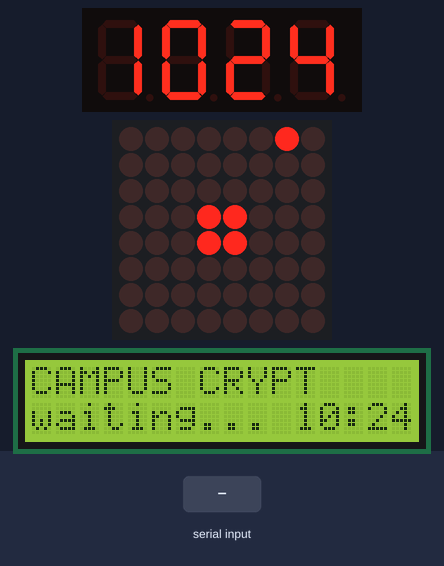
This sketch was run on a simulated Arduino Mega 2560, built with avr-gcc and run on an emulated ATmega2560. Shown: 4-digit seven-segment display, 8×8 LED matrix, 16×2 character LCD. Wiring (inferred from the names in the program): DS1307 clock at I2C address 0x68; MAX7219 LED driver (orientation assumed): data pin 2; clock pin 3; CS pin 4; 4-digit 7-segment display, segments lit when HIGH: segments pin 22, pin 23, pin 24, pin 25, pin 26, pin 27, pin 28, pin 29; digit selects pin 30, pin 31, pin 32, pin 33. The inputs (shaded band) are chosen by the test bench. The local clock reads 2024-03-15 10:24:30 at power-on unless the sketch sets it; random numbers use the default seed unless the sketch sets one; the segment pins are drawn as the display they are named for; what the sketch prints to the serial monitor is not drawn.

Above: at 1.2 s.
1.3 s: "E:TIP\n" received over Serial
At 2.9 s:
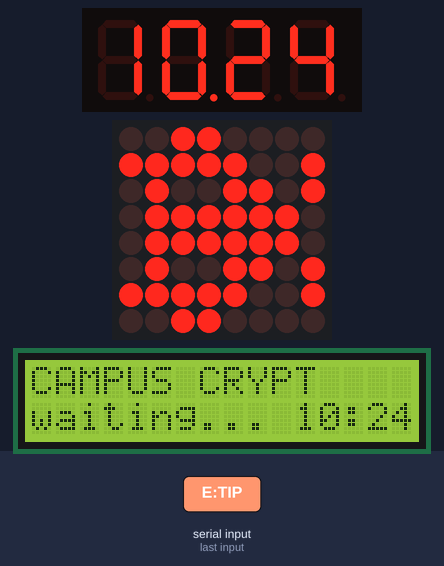
3.5 s: "E:MENU\n" received over Serial
At 3.93 s:
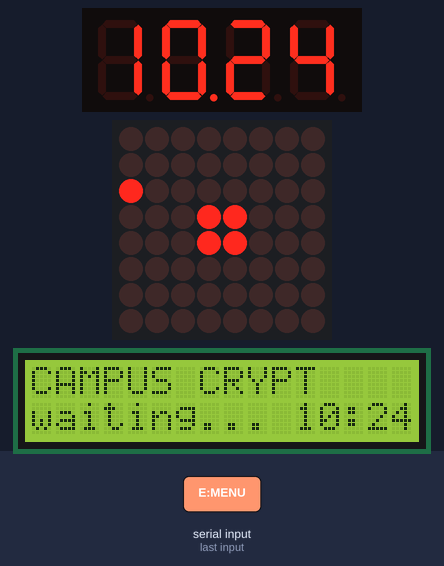
5.1 s: "E:LVL\n" received over Serial
At 6.0 s:
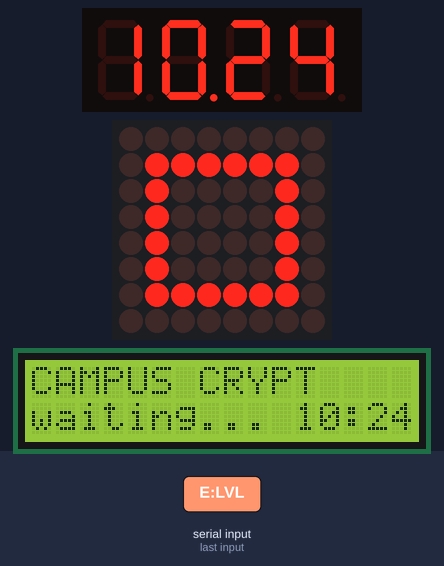
6.9 s: "E:HIT\n" received over Serial
At 7.47 s:
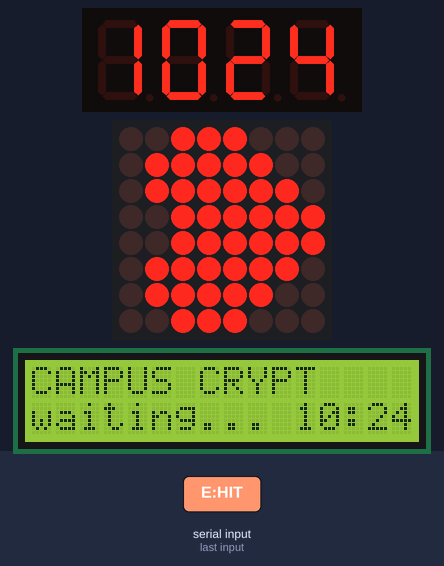
8.7 s: "E:STAIRS\n" received over Serial
At 8.87 s:
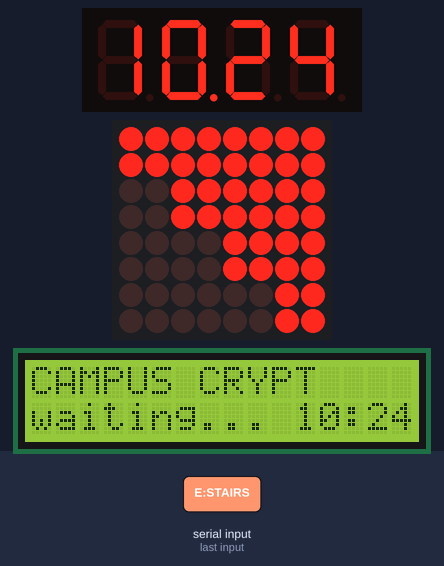
10.7 s: "E:MENU\n" received over Serial
At 13.1 s:
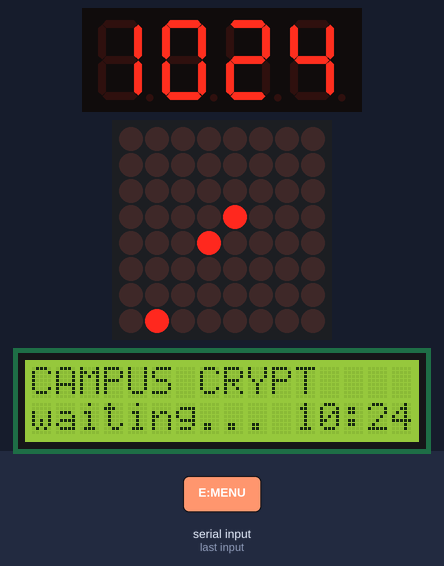

The sketch:

campus_crypt_display.ino
```cpp
/*
  Campus Crypt status display  -  ELEGOO Mega 2560 starter-kit build (output only)
  -------------------------------------------------------------------------------
  Mirrors the Campus Crypt game over USB serial (115200 baud, one ASCII line per
  message) on:
    * LCD1602 (parallel, 4-bit mode)      - HP bar, Knowledge, floor of 10, clock
    * bare 4-digit 7-segment (5461AS, common cathode, 12 pins), driven directly
                                          - floor ("F  3"), "5:00" in the Keeper fight
    * MAX7219 8x8 LED matrix module       - CRYPT title scroll, torch, fight icon,
                                            hit / level-up / stairs / skull
    * DS1307 RTC module (I2C)             - the clock when no game is running

  OUTPUT ONLY: no joystick or buttons. The keyboard is the only control. The sketch
  never reads an input pin (so nothing floating is ever read) and never sends J:
  lines; it sends HELLO:CRYPT while waiting and a HB heartbeat every 0.5 s.

  Libraries: only LiquidCrystal and Wire, which ship with the Arduino IDE.
  The MAX7219 and DS1307 are driven directly by this sketch.

  Pin map (Arduino Mega 2560; see hardware/WIRING.md). Nothing is shared:
    D0/D1    USB serial (do not use)
    D2       MAX7219 DIN
    D3       MAX7219 CLK
    D4       MAX7219 CS (LOAD)
    D7       LCD RS (pin 4)
    D8       LCD E  (pin 6)
    D9-D12   LCD D4-D7 (pins 11-14)
    D20/D21  DS1307 SDA / SCL  (the Mega's I2C pins; A4/A5 are NOT I2C on a Mega)
    D22-D29  7-seg segments A,B,C,D,E,F,G,DP through 1 kOhm resistors
    D30-D33  7-seg digits 1-4 (common cathodes, LOW = on)
*/

#include <LiquidCrystal.h>
#include <Wire.h>

// ------------------------------------------------------------------ pins
const uint8_t PIN_MAX_DIN = 2;
const uint8_t PIN_MAX_CLK = 3;
const uint8_t PIN_MAX_CS = 4;
const uint8_t PIN_LCD_RS = 7;
const uint8_t PIN_LCD_E = 8;
const uint8_t PIN_SEG[8] = {22, 23, 24, 25, 26, 27, 28, 29};  // A,B,C,D,E,F,G,DP
const uint8_t PIN_DIGIT[4] = {30, 31, 32, 33};                // digit 1..4 (left to right)

// ------------------------------------------------------------------ options
#define MATRIX_FLIP_X 0      // set to 1 if matrix images look mirrored
#define MATRIX_FLIP_Y 0      // set to 1 if matrix images look upside down
#define MATRIX_BRIGHTNESS 3  // 0..15
const uint8_t RTC_ADDR = 0x68;

LiquidCrystal lcd(PIN_LCD_RS, PIN_LCD_E, 9, 10, 11, 12);

// ------------------------------------------------------------------ game state
struct GameState {
  int hp = 0, maxhp = 5, lvl = 0, floorNo = 1, floors = 10;
  long gold = 0, kills = 0;
  char mode = 'M';   // M menu, P playing, F Keeper fight, X paused, D overwhelmed
  char disp = 'F';   // F floor, G focus ("gold"), K kills on the 4-digit display
};
GameState gs;
unsigned long lastStateMs = 0;   // when the last S: line arrived
bool gameConnected() { return lastStateMs != 0 && millis() - lastStateMs < 3000; }

// ------------------------------------------------------------------ clock
uint8_t clkH = 12, clkM = 0, clkS = 0;
bool rtcOk = false;
unsigned long lastRtcRead = 0;

uint8_t bcd2dec(uint8_t v) { return (v >> 4) * 10 + (v & 0x0F); }
uint8_t dec2bcd(uint8_t v) { return ((v / 10) << 4) | (v % 10); }

// Set the DS1307 from the time this sketch was compiled.
void rtcSetFromCompileTime() {
  const char* t = __TIME__;  // "hh:mm:ss"
  const char* d = __DATE__;  // "Mmm dd yyyy"
  uint8_t hh = (t[0] - '0') * 10 + (t[1] - '0');
  uint8_t mm = (t[3] - '0') * 10 + (t[4] - '0');
  uint8_t ss = (t[6] - '0') * 10 + (t[7] - '0');
  const char* months = "JanFebMarAprMayJunJulAugSepOctNovDec";
  uint8_t mon = 1;
  for (uint8_t i = 0; i < 12; i++) {
    if (strncmp(d, months + i * 3, 3) == 0) mon = i + 1;
  }
  uint8_t day = (d[4] == ' ' ? 0 : (d[4] - '0') * 10) + (d[5] - '0');
  uint8_t yr = (d[9] - '0') * 10 + (d[10] - '0');
  Wire.beginTransmission(RTC_ADDR);
  Wire.write((uint8_t)0);
  Wire.write(dec2bcd(ss));  // bit 7 = 0 -> oscillator running
  Wire.write(dec2bcd(mm));
  Wire.write(dec2bcd(hh));  // 24-hour mode
  Wire.write((uint8_t)1);
  Wire.write(dec2bcd(day));
  Wire.write(dec2bcd(mon));
  Wire.write(dec2bcd(yr));
  Wire.endTransmission();
}

void rtcBegin() {
  Wire.begin();
  Wire.beginTransmission(RTC_ADDR);
  Wire.write((uint8_t)0);
  rtcOk = (Wire.endTransmission() == 0);
  if (!rtcOk) return;
  Wire.requestFrom(RTC_ADDR, (uint8_t)1);
  uint8_t sec = Wire.available() ? Wire.read() : 0x80;
  if (sec & 0x80) rtcSetFromCompileTime();  // clock-halt bit set: not running
}

void rtcRead() {
  if (!rtcOk) {
    // no RTC found: keep a rough clock from millis()
    unsigned long s = millis() / 1000;
    clkH = (12 + s / 3600) % 24; clkM = (s / 60) % 60; clkS = s % 60;
    return;
  }
  Wire.beginTransmission(RTC_ADDR);
  Wire.write((uint8_t)0);
  if (Wire.endTransmission() != 0) return;
  Wire.requestFrom(RTC_ADDR, (uint8_t)3);
  if (Wire.available() < 3) return;
  clkS = bcd2dec(Wire.read() & 0x7F);
  clkM = bcd2dec(Wire.read() & 0x7F);
  uint8_t h = Wire.read();
  if (h & 0x40) {  // 12-hour mode
    uint8_t h12 = bcd2dec(h & 0x1F);
    bool pm = h & 0x20;
    clkH = (h12 % 12) + (pm ? 12 : 0);
  } else {
    clkH = bcd2dec(h & 0x3F);
  }
}

// ------------------------------------------------------------------ 7-segment (direct drive)
// bit 0..7 = segments A,B,C,D,E,F,G,DP
const uint8_t SEG_DIGITS[10] = {
  0b00111111, 0b00000110, 0b01011011, 0b01001111, 0b01100110,
  0b01101101, 0b01111101, 0b00000111, 0b01111111, 0b01101111};
const uint8_t SEG_DASH = 0b01000000;
const uint8_t SEG_DP = 0b10000000;
const uint8_t SEG_F = 0b01110001;
uint8_t segBuf[4] = {SEG_DASH, SEG_DASH, SEG_DASH, SEG_DASH};
uint8_t curDigit = 0;
unsigned long lastDigitUs = 0;

void sevenSegShowNumber(long n) {
  if (n < 0) n = 0;
  if (n > 9999) n = 9999;
  for (int8_t i = 3; i >= 0; i--) {
    segBuf[i] = SEG_DIGITS[n % 10];
    n /= 10;
    if (n == 0) {  // blank leading zeros
      for (int8_t j = i - 1; j >= 0; j--) segBuf[j] = 0;
      break;
    }
  }
}

void sevenSegShowFloor(int f) {  // "F  3" / "F 10"
  sevenSegShowNumber(constrain(f, 0, 99));
  segBuf[0] = SEG_F;
}

void sevenSegShowTime(uint8_t h, uint8_t m, bool colonOn) {
  segBuf[0] = h >= 10 ? SEG_DIGITS[h / 10] : 0;
  segBuf[1] = SEG_DIGITS[h % 10] | (colonOn ? SEG_DP : 0);
  segBuf[2] = SEG_DIGITS[m / 10];
  segBuf[3] = SEG_DIGITS[m % 10];
}

// Called every loop; moves to the next digit every 2 ms (non-blocking).
void sevenSegRefresh() {
  unsigned long now = micros();
  if (now - lastDigitUs < 2000) return;
  lastDigitUs = now;
  for (uint8_t d = 0; d < 4; d++) digitalWrite(PIN_DIGIT[d], HIGH);  // all off
  curDigit = (curDigit + 1) & 3;
  uint8_t b = segBuf[curDigit];
  for (uint8_t i = 0; i < 8; i++) digitalWrite(PIN_SEG[i], (b >> i) & 1);
  digitalWrite(PIN_DIGIT[curDigit], LOW);  // common cathode: LOW = on
}

// ------------------------------------------------------------------ MAX7219 8x8 matrix
uint8_t fb[8];        // what we want to show (row 0 = top, bit 7 = left)
uint8_t fbShown[8];   // what the chip currently shows
bool fbForce = true;

void maxShiftByte(uint8_t b) {
  for (int8_t i = 7; i >= 0; i--) {
    digitalWrite(PIN_MAX_DIN, (b >> i) & 1);
    digitalWrite(PIN_MAX_CLK, HIGH);
    digitalWrite(PIN_MAX_CLK, LOW);
  }
}

void maxWrite(uint8_t reg, uint8_t val) {
  digitalWrite(PIN_MAX_CS, LOW);
  maxShiftByte(reg);
  maxShiftByte(val);
  digitalWrite(PIN_MAX_CS, HIGH);  // rising edge latches the 16 bits
}

void maxInit() {
  maxWrite(0x0F, 0);                  // display test off
  maxWrite(0x09, 0);                  // no BCD decode
  maxWrite(0x0A, MATRIX_BRIGHTNESS);  // intensity
  maxWrite(0x0B, 7);                  // scan all 8 rows
  maxWrite(0x0C, 1);                  // normal operation
  fbForce = true;
}

uint8_t reverseBits(uint8_t b) {
  uint8_t r = 0;
  for (uint8_t i = 0; i < 8; i++) if (b & (1 << i)) r |= 0x80 >> i;
  return r;
}

void matrixFlush() {
  for (uint8_t r = 0; r < 8; r++) {
    uint8_t src = MATRIX_FLIP_Y ? fb[7 - r] : fb[r];
    uint8_t v = MATRIX_FLIP_X ? reverseBits(src) : src;
    if (fbForce || v != fbShown[r]) {
      maxWrite(r + 1, v);
      fbShown[r] = v;
    }
  }
  fbForce = false;
}

void fbClear() { memset(fb, 0, 8); }
void fbIcon(const uint8_t* icon) { memcpy_P(fb, icon, 8); }
void fbSet(int8_t x, int8_t y) { if (x >= 0 && x < 8 && y >= 0 && y < 8) fb[y] |= 0x80 >> x; }

const uint8_t ICON_HEART[8] PROGMEM = {0x00, 0x66, 0xFF, 0xFF, 0xFF, 0x7E, 0x3C, 0x18};
const uint8_t ICON_HEART_SMALL[8] PROGMEM = {0x00, 0x00, 0x24, 0x7E, 0x7E, 0x3C, 0x18, 0x00};
const uint8_t ICON_SKULL[8] PROGMEM = {0x3C, 0x7E, 0xDB, 0xDB, 0xFF, 0x66, 0x3C, 0x24};
const uint8_t ICON_STAIRS[8] PROGMEM = {0x03, 0x03, 0x0F, 0x0F, 0x3F, 0x3F, 0xFF, 0xFF};
const uint8_t ICON_PAUSE[8] PROGMEM = {0x00, 0x66, 0x66, 0x66, 0x66, 0x66, 0x66, 0x00};
// Hoot the owl: ears, round face with two eyes (the gaps), beak, feet. The blink fills the eyes in.
const uint8_t ICON_OWL[8] PROGMEM = {0x42, 0x7E, 0xDB, 0xDB, 0x7E, 0x3C, 0x18, 0x66};
const uint8_t ICON_OWL_BLINK[8] PROGMEM = {0x42, 0x7E, 0xFF, 0xFF, 0x7E, 0x3C, 0x18, 0x66};

// 5x7 font for the title, column-major (bit 0 = top row)
const uint8_t FONT_C[5] PROGMEM = {0x3E, 0x41, 0x41, 0x41, 0x22};
const uint8_t FONT_R[5] PROGMEM = {0x7F, 0x09, 0x19, 0x29, 0x46};
const uint8_t FONT_Y[5] PROGMEM = {0x07, 0x08, 0x70, 0x08, 0x07};
const uint8_t FONT_P[5] PROGMEM = {0x7F, 0x09, 0x09, 0x09, 0x06};
const uint8_t FONT_T[5] PROGMEM = {0x01, 0x01, 0x7F, 0x01, 0x01};
const uint8_t FONT_SP[5] PROGMEM = {0, 0, 0, 0, 0};
const uint8_t* const TITLE[] = {FONT_C, FONT_R, FONT_Y, FONT_P, FONT_T, FONT_SP, FONT_SP};
const uint8_t TITLE_LEN = 7;
const uint8_t TITLE_COLS = TITLE_LEN * 6;

uint8_t titleColumn(uint8_t c) {
  c %= TITLE_COLS;
  uint8_t ch = c / 6, col = c % 6;
  if (col == 5) return 0;  // gap between letters
  return pgm_read_byte(TITLE[ch] + col);
}

// --- animation engine
// overlay animations (plain constants keep the Arduino IDE's auto-prototypes happy)
const uint8_t OV_NONE = 0, OV_HIT = 1, OV_LVL = 2, OV_STAIRS = 3, OV_TIP = 4;
uint8_t overlay = OV_NONE;
unsigned long overlayStart = 0;
unsigned long lastAnimMs = 0;
uint16_t animTick = 0;

void startOverlay(uint8_t o) { overlay = o; overlayStart = millis(); }

void drawTitleScroll() {
  fbClear();
  uint8_t start = animTick % TITLE_COLS;
  for (uint8_t x = 0; x < 8; x++) {
    uint8_t col = titleColumn(start + x);
    for (uint8_t y = 0; y < 7; y++) if (col & (1 << y)) fbSet(x, y);
  }
}

void drawWaiting() {  // a dot circling the border, like a radar
  fbClear();
  uint8_t p = animTick % 28;
  int8_t x, y;
  if (p < 7) { x = p; y = 0; }
  else if (p < 14) { x = 7; y = p - 7; }
  else if (p < 21) { x = 7 - (p - 14); y = 7; }
  else { x = 0; y = 7 - (p - 21); }
  fbSet(x, y);
  fbSet(3, 3); fbSet(4, 4);
  if ((animTick / 4) % 2) { fbSet(3, 4); fbSet(4, 3); }
}

void drawTorch() {  // idle in-game: flickering torch flame
  fbClear();
  fb[7] = 0x18; fb[6] = 0x18; fb[5] = 0x3C;
  fb[4] = 0x3C | (random(2) ? 0x40 : 0x02);
  fb[3] = 0x18 | (random(2) ? 0x24 : 0x00);
  fb[2] = random(3) ? 0x18 : 0x10;
  fb[1] = random(2) ? 0x10 : 0x08;
  if (random(4) == 0) fb[0] = 0x08;
}

void drawFight() {  // the Keeper fight: a heart dodging inside the battle box
  const uint8_t heart[4] = {0x24, 0x3C, 0x3C, 0x18};  // narrow, so a 1-column sway stays inside
  int8_t sway = ((animTick / 3) % 4) - 1;  // -1, 0, 1, 2 -> clamp below
  if (sway > 1) sway = 0;
  fb[0] = 0xFF; fb[7] = 0xFF; fb[1] = 0x81; fb[6] = 0x81;
  for (uint8_t r = 0; r < 4; r++) {
    uint8_t h = sway < 0 ? heart[r] << 1 : (sway > 0 ? heart[r] >> 1 : heart[r]);
    fb[r + 2] = 0x81 | (h & 0x7E);
  }
}

void drawLowHp() {  // heartbeat when HP is low
  if ((animTick % 8) < 2) fbIcon(ICON_HEART); else fbIcon(ICON_HEART_SMALL);
}

void drawBurst(unsigned long t) {  // expanding rings for level-up
  fbClear();
  uint8_t r = (t / 90) % 5;
  for (int8_t i = 0; i < 8; i++) {
    for (int8_t j = 0; j < 8; j++) {
      int8_t dx = i * 2 - 7, dy = j * 2 - 7;  // centre at 3.5,3.5 (doubled)
      int d = (abs(dx) > abs(dy) ? abs(dx) : abs(dy)) / 2;  // square ring
      if (d == r || (d == r - 2 && r >= 2)) fbSet(i, j);
    }
  }
}

void matrixUpdate() {
  unsigned long now = millis();
  if (now - lastAnimMs < 90) return;
  lastAnimMs = now;
  animTick++;
  unsigned long t = now - overlayStart;
  bool connected = gameConnected();

  if (overlay == OV_HIT && t < 700) {
    if ((t / 120) % 2 == 0) fbIcon(ICON_HEART); else fbClear();
  } else if (overlay == OV_LVL && t < 1400) {
    drawBurst(t);
  } else if (overlay == OV_TIP && t < 2800) {
    // Hoot has a tip: the owl watches you, blinks twice, and its ears twitch
    bool blink = (t % 900) < 150;
    fbIcon(blink ? ICON_OWL_BLINK : ICON_OWL);
    if ((t / 300) % 4 == 3) fb[0] = 0x24;
  } else if (overlay == OV_STAIRS && t < 1500) {
    fbIcon(ICON_STAIRS);
    if ((t / 250) % 2) for (uint8_t r = 0; r < 8; r++) fb[r] = (fb[r] << 1) | (fb[r] >> 7);
  } else {
    overlay = OV_NONE;
    if (!connected) drawWaiting();
    else if (gs.mode == 'M') drawTitleScroll();
    else if (gs.mode == 'D') fbIcon(ICON_SKULL);
    else if (gs.mode == 'X') fbIcon(ICON_PAUSE);
    else if (gs.mode == 'F') drawFight();
    else if (gs.maxhp > 0 && gs.hp * 4 <= gs.maxhp) drawLowHp();
    else drawTorch();
  }
  matrixFlush();
}

// ------------------------------------------------------------------ LCD
// Custom characters 0..5 = bar cells with 0..5 columns lit.
char lcdWant[2][17];
char lcdShown[2][17];

void lcdMakeBarChars() {
  for (uint8_t n = 0; n <= 5; n++) {
    uint8_t row = 0;
    for (uint8_t c = 0; c < n; c++) row |= 0x10 >> c;
    uint8_t ch[8];
    ch[0] = 0x1F; ch[7] = 0x1F;  // frame top/bottom
    for (uint8_t i = 1; i < 7; i++) ch[i] = row | 0x01 | 0x10;  // frame sides
    if (n == 0) for (uint8_t i = 1; i < 7; i++) ch[i] = 0x11;
    lcd.createChar(n, ch);
  }
}

void lcdSetLine(uint8_t line, const char* text) {
  uint8_t i = 0;
  for (; i < 16 && text[i]; i++) lcdWant[line][i] = text[i];
  for (; i < 16; i++) lcdWant[line][i] = ' ';
  lcdWant[line][16] = 0;
}

// Write at most a few changed characters per call so the LCD never blocks
// the display multiplexing or the serial port for long.
void lcdPump() {
  uint8_t budget = 3;
  for (uint8_t l = 0; l < 2 && budget; l++) {
    for (uint8_t c = 0; c < 16 && budget; c++) {
      if (lcdWant[l][c] != lcdShown[l][c]) {
        lcd.setCursor(c, l);
        lcd.write((uint8_t)lcdWant[l][c]);
        lcdShown[l][c] = lcdWant[l][c];
        budget--;
      }
    }
  }
}

// pad `b` to 11 characters and put the clock in the last 5 (16 total)
void withClock(char* b, const char* clock) {
  uint8_t l = strlen(b);
  if (l > 11) l = 11;
  while (l < 11) b[l++] = ' ';
  b[l] = 0;
  strcat(b, clock);
}

void hpBar() {  // "HP 4/5" followed by a bar using the custom characters
  char a[17];
  int len = snprintf(a, sizeof(a), "HP %d/%d", gs.hp, gs.maxhp);
  if (len < 0) len = 0;
  if (len > 12) len = 12;
  a[len++] = ' ';
  int8_t cells = 16 - len;
  int maxhp = gs.maxhp > 0 ? gs.maxhp : 1;
  long units = (long)constrain(gs.hp, 0, maxhp) * cells * 5 / maxhp;
  for (int8_t c = 0; c < cells; c++) {
    long u = units - c * 5;
    a[len + c] = (char)constrain(u, 0, 5);
  }
  for (uint8_t i = 0; i < 16; i++) lcdWant[0][i] = a[i];  // may contain char 0
}

void buildLcd() {
  char b[24];
  char clock[6];
  snprintf(clock, sizeof(clock), "%02u:%02u", clkH, clkM);
  if (!gameConnected()) {
    lcdSetLine(0, "CAMPUS CRYPT");
    bool dots = (millis() / 500) % 4;
    snprintf(b, sizeof(b), "waiting%s", dots ? "..." : "");
    withClock(b, clock);
    lcdSetLine(1, b);
    return;
  }
  switch (gs.mode) {
    case 'M':
      lcdSetLine(0, "CAMPUS CRYPT");
      snprintf(b, sizeof(b), "Press Enter");
      break;
    case 'D':
      lcdSetLine(0, "OVERWHELMED x_x");
      snprintf(b, sizeof(b), "F%d/%d", gs.floorNo, gs.floors);
      break;
    case 'F':
      lcdSetLine(0, "* INBOX MIMIC *");
      snprintf(b, sizeof(b), "F%d/%d FIGHT", gs.floorNo, gs.floors);
      break;
    case 'X':
      hpBar();
      snprintf(b, sizeof(b), "PAUSE F%d/%d", gs.floorNo, gs.floors);
      break;
    default:
      hpBar();
      snprintf(b, sizeof(b), "Kn%d F%d/%d", gs.lvl, gs.floorNo, gs.floors);
  }
  withClock(b, clock);
  lcdSetLine(1, b);
}

// ------------------------------------------------------------------ serial protocol
char rxBuf[64];
uint8_t rxLen = 0;
unsigned long lastHelloMs = 0;
unsigned long lastBeatMs = 0;

void sayHello() { Serial.println(F("HELLO:CRYPT")); lastHelloMs = millis(); }

void handleLine(char* line) {
  if (strncmp(line, "S:", 2) == 0) {
    // S:hp,maxhp,lvl,floor,gold,kills,mode[,disp[,floors]]
    long v[6] = {0, 0, 0, 0, 0, 0};
    char* p = line + 2;
    for (uint8_t i = 0; i < 6; i++) {
      v[i] = atol(p);
      p = strchr(p, ',');
      if (!p) return;  // malformed
      p++;
    }
    gs.hp = v[0]; gs.maxhp = v[1]; gs.lvl = v[2]; gs.floorNo = v[3];
    gs.gold = v[4]; gs.kills = v[5];
    gs.mode = *p ? *p : 'P';
    char* d = strchr(p, ',');
    gs.disp = (d && d[1] && d[1] != ',') ? d[1] : 'F';
    char* f = d ? strchr(d + 1, ',') : NULL;
    gs.floors = f ? constrain(atoi(f + 1), 1, 99) : 10;
    lastStateMs = millis();
  } else if (strcmp(line, "E:HIT") == 0) {
    startOverlay(OV_HIT);
  } else if (strcmp(line, "E:LVL") == 0) {
    startOverlay(OV_LVL);
  } else if (strcmp(line, "E:STAIRS") == 0) {
    startOverlay(OV_STAIRS);
  } else if (strcmp(line, "E:TIP") == 0) {
    startOverlay(OV_TIP);
  } else if (strcmp(line, "E:DIE") == 0) {
    overlay = OV_NONE;
    gs.mode = 'D';
  } else if (strcmp(line, "E:MENU") == 0) {
    overlay = OV_NONE;
    gs.mode = 'M';
    animTick = 0;
  } else if (strcmp(line, "PING") == 0) {
    sayHello();
  }
}

void serialPump() {
  while (Serial.available()) {
    char c = Serial.read();
    if (c == '\r') continue;
    if (c == '\n') {
      rxBuf[rxLen] = 0;
      if (rxLen) handleLine(rxBuf);
      rxLen = 0;
    } else if (rxLen < sizeof(rxBuf) - 1) {
      rxBuf[rxLen++] = c;
    } else {
      rxLen = 0;  // line too long: drop it
    }
  }
}

// ------------------------------------------------------------------ setup / loop
void setup() {
  Serial.begin(115200);
  pinMode(PIN_MAX_DIN, OUTPUT);
  pinMode(PIN_MAX_CLK, OUTPUT);
  pinMode(PIN_MAX_CS, OUTPUT);
  digitalWrite(PIN_MAX_CS, HIGH);
  for (uint8_t i = 0; i < 8; i++) {
    pinMode(PIN_SEG[i], OUTPUT);
    digitalWrite(PIN_SEG[i], LOW);
  }
  for (uint8_t d = 0; d < 4; d++) {
    pinMode(PIN_DIGIT[d], OUTPUT);
    digitalWrite(PIN_DIGIT[d], HIGH);
  }

  lcd.begin(16, 2);
  lcdMakeBarChars();
  lcd.clear();
  memset(lcdShown, ' ', sizeof(lcdShown));
  memset(lcdWant, ' ', sizeof(lcdWant));

  maxInit();
  rtcBegin();
  rtcRead();
  randomSeed(micros());
  sayHello();
}

void loop() {
  serialPump();
  sevenSegRefresh();

  unsigned long now = millis();
  // the game drops a board that is silent for 2 s: beat every 0.5 s while it talks to us
  if (gameConnected() && now - lastBeatMs >= 500) {
    lastBeatMs = now;
    Serial.println(F("HB"));
  }
  if (now - lastRtcRead > 500) {
    lastRtcRead = now;
    rtcRead();
    // re-send the hello now and then while no game is talking to us
    if (!gameConnected() && now - lastHelloMs > 2000) sayHello();
    // the MAX7219 can glitch on power dips; refresh its setup every so often
    static uint8_t reinit = 0;
    if (++reinit >= 20) { reinit = 0; maxInit(); }
  }

  // 4-digit display content
  bool colon = (now / 500) % 2;
  if (!gameConnected() || gs.mode == 'M') sevenSegShowTime(clkH, clkM, colon);
  else if (gs.mode == 'F') sevenSegShowTime(5, 0, colon);  // the Mimic's "5:00 PM" deadline
  else if (gs.disp == 'K') sevenSegShowNumber(gs.kills);
  else if (gs.disp == 'G') sevenSegShowNumber(gs.gold);
  else sevenSegShowFloor(gs.floorNo);

  matrixUpdate();
  sevenSegRefresh();
  buildLcd();
  lcdPump();
}
```
